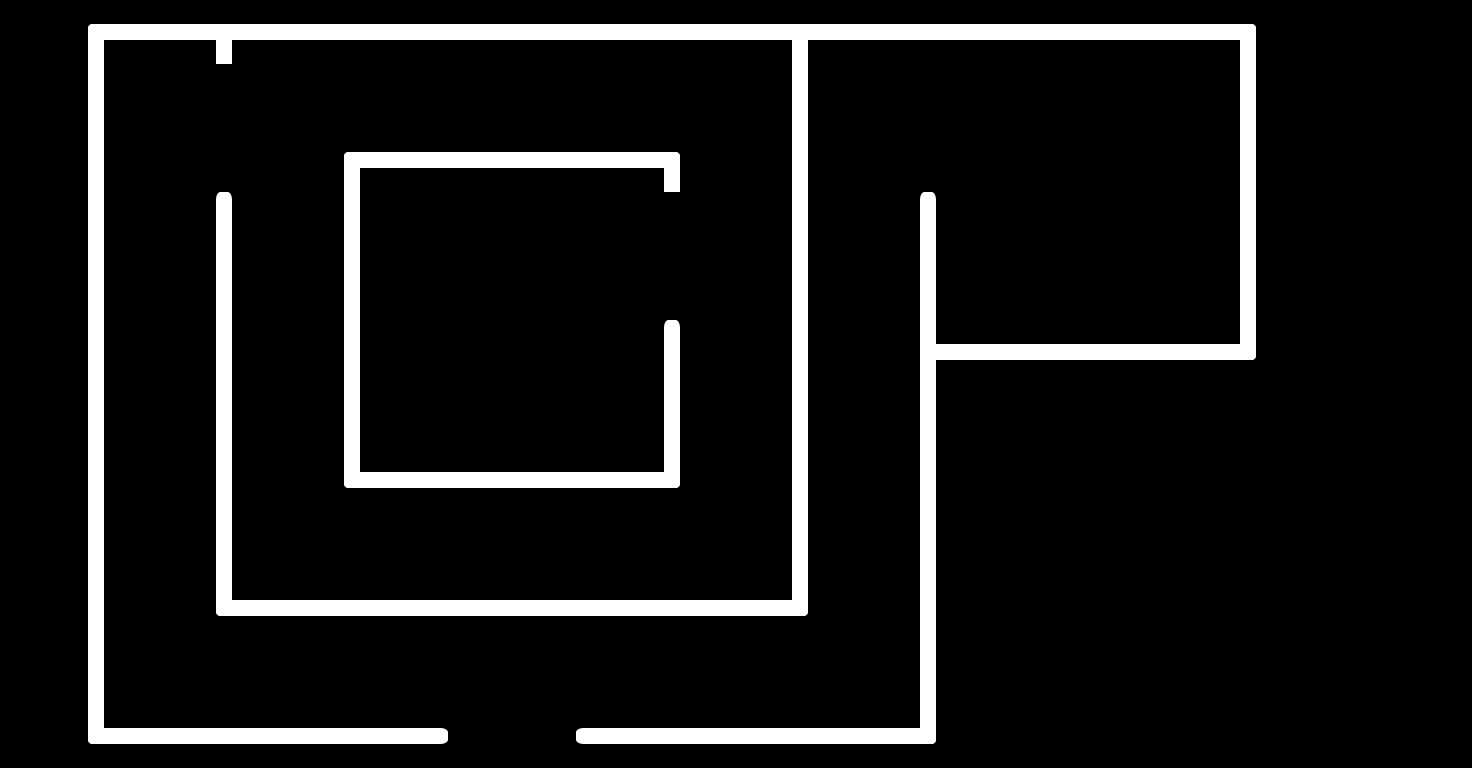

A 2D game scene composited from a Tiled map and its tileset images. What follows is a short description and the map's XML, with every tile layer's data as written:
An orthogonal 23x12 tile map with 64x64 px tiles, 1 tile layer (Tile Layer 1), 2 tilesets and 18 objects.

<map version="1.0" tiledversion="1.1.6" orientation="orthogonal" renderorder="right-down" width="23" height="12" tilewidth="64" tileheight="64" infinite="0" nextobjectid="46">
 <properties>
  <property name="hue" type="int" value="52" />
 </properties>
 <tileset firstgid="1" source="tileset.tsx" />
 <tileset firstgid="22" source="tileset.tsx" />
 <layer name="Tile Layer 1" width="23" height="12">
  <data encoding="csv">
0,33,28,22,28,28,28,28,28,28,28,28,22,28,28,28,28,28,28,32,0,0,0,
0,36,0,0,0,0,0,0,0,0,0,0,36,0,0,0,0,0,0,36,0,0,0,
0,36,0,0,0,33,28,28,28,28,32,0,36,0,0,0,0,0,0,36,0,0,0,
0,36,0,37,0,36,0,0,0,0,0,0,36,0,37,0,0,0,0,36,0,0,0,
0,36,0,36,0,36,0,0,0,0,0,0,36,0,36,0,0,0,0,36,0,0,0,
0,36,0,36,0,36,0,0,0,0,37,0,36,0,24,28,28,28,28,30,0,0,0,
0,36,0,36,0,36,0,0,0,0,36,0,36,0,36,0,0,0,0,0,0,0,0,
0,36,0,36,0,31,28,28,28,28,30,0,36,0,36,0,0,0,0,0,0,0,0,
0,36,0,36,0,0,0,0,0,0,0,0,36,0,36,0,0,0,0,0,0,0,0,
0,36,0,31,28,28,28,28,28,28,28,28,30,0,36,0,0,0,0,0,0,0,0,
0,36,0,0,0,0,0,0,0,0,0,0,0,0,36,0,0,0,0,0,0,0,0,
0,31,28,28,28,28,29,0,0,27,28,28,28,28,30,0,0,0,0,0,0,0,0
</data>
 </layer>
 <objectgroup name="Finish">
  <object id="45" x="1024" y="192" width="128" height="128" />
 </objectgroup>
 <objectgroup name="Player">
  <object id="44" x="448" y="384" width="64" height="64" />
 </objectgroup>
 <objectgroup name="Obstacles">
  <object id="26" x="217.333" y="600" width="589.333" height="13.3333" />
  <object id="27" x="89.3333" y="24" width="1165.33" height="16" />
  <object id="28" x="937.333" y="341.333" width="314.667" height="18.6667" />
  <object id="29" x="342.667" y="469.333" width="336" height="18.6667" />
  <object id="30" x="342.667" y="152" width="336" height="13.3333" />
  <object id="31" x="790.667" y="42.6667" width="18.6667" height="557.333" />
  <object id="33" x="665.333" y="320" width="13.3333" height="149.333" />
  <object id="34" x="662.667" y="165.333" width="16" height="26.6667" />
  <object id="35" x="342.667" y="165.333" width="16" height="304" />
  <object id="36" x="217.333" y="192" width="13.3333" height="408" />
  <object id="37" x="86.6667" y="42.6667" width="18.6667" height="685.333" />
  <object id="38" x="86.6667" y="728" width="360" height="18.6667" />
  <object id="39" x="577.333" y="728" width="362.667" height="16" />
  <object id="40" x="918.667" y="194.667" width="16" height="533.333" />
  <object id="41" x="214.667" y="40" width="16" height="26.6667" />
  <object id="43" x="1241.33" y="45.3333" width="13.3333" height="293.333" />
 </objectgroup>
</map>
